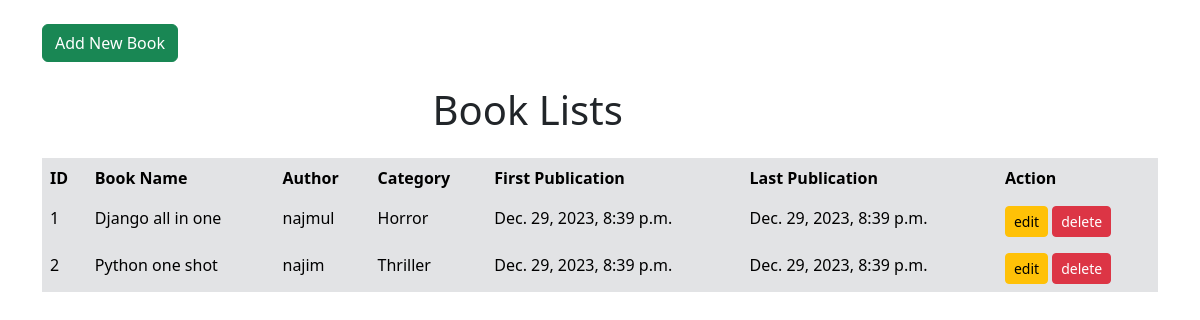
The page / on the database its author committed.
### book/models.py (models this page shows)
class BookStore(models.Model):
    id=models.IntegerField(primary_key=True)
    bookName=models.CharField(max_length=30)
    author=models.CharField(max_length=20)
    gener=(
        ('Mystery','Mystery'),('Thriller','Thriller'),('Comedy','Comedy'),('Horror','Horror')
        )
    category=models.CharField(max_length=30,choices=gener)
    first_pub=models.DateTimeField(auto_now_add=True)
    last_pub=models.DateTimeField(auto_now=True)

### book/views.py (the view)
# urls.py: path('',books,name='books'),
def books(request):
    book=BookStore.objects.all()
    return render(request,'show_books.html',{'books':book})

### book/templates/show_books.html
{% extends "base.html" %}
{% block content%}
<div class="container">
    <div class="col-md-12" style="margin-top:1.5rem;">
        <a href="{% url 'form'%}" class="btn btn-success btn-send">Add New Book</a>
    </div>
    <div class="w-50 p-20" style="margin-top:1.5rem; margin-left:35%; margin-right:auto">
        <h1>Book Lists</h1>
    </div>
    {% if books %}
    <table class="table table-hover table-secondary table-borderless" style="margin-top:1.5rem">
        <thead >
            <tr>
            <th scope="col">ID</th>
            <th scope="col">Book Name</th>
            <th scope="col">Author</th>
            <th scope="col">Category</th>
            <th scope="col">First Publication</th>
            <th scope="col">Last Publication</th>
            <th scope="col">Action</th>
            </tr>
        </thead>
        <tbody>
            {% for book in books%}
            <tr>
                <td>{{book.id}}</td>
                <td>{{book.bookName}}</td>
                <td>{{book.author}}</td>
                <td>{{book.category}}</td>
                <td>{{book.first_pub}}</td>
                <td>{{book.last_pub}}</td>
                <td><a href="{% url 'edit' id=book.id %}" class="btn btn-warning btn-sm">edit</a> <a href="{% url 'delete' id=book.id %}" class="btn btn-danger btn-sm">delete</a></td>
            </tr>
            {% endfor %}
        </tbody>
    </table>
    {% else%}
    <h3 class="w-50 p-20" style="margin-top:1.5rem; margin-left:35%; margin-right:auto">No Books Available</h3>
    {% endif %}
</div>
{% endblock %}

### book/templates/base.html (shortened to what this page needs)
<!doctype html>
<html lang="en">
  <head>
    <link href="https://cdn.jsdelivr.net/npm/bootstrap@5.3.2/dist/css/bootstrap.min.css" rel="stylesheet">
  </head>
  <body>
    {% block content %} Home Page{% endblock %}
  </body>
</html>

### rows shown on the page
BookStore: id "1", bookName "Django all in one", author "najmul", category "Horror", first_pub "Dec. 29, 2023, 8:39 p.m.", last_pub "Dec. 29, 2023, 8:39 p.m."
BookStore: id "2", bookName "Python one shot", author "najim", category "Thriller", first_pub "Dec. 29, 2023, 8:39 p.m.", last_pub "Dec. 29, 2023, 8:39 p.m."
